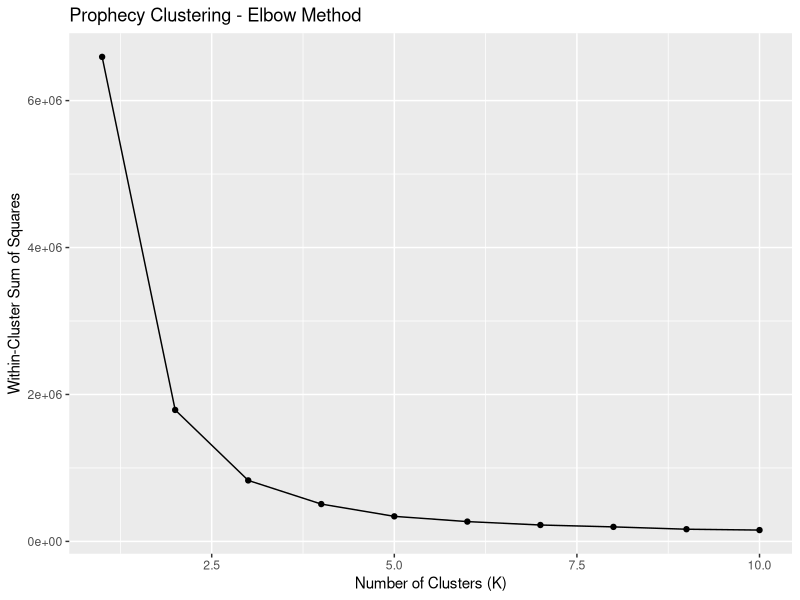

This chart was generated by the following R code: (Note: this script raises an error after producing the figure.)
# Question 3: 

# Loading required libraries
library(ggplot2)
library(cluster)

# Setting the seed for reproducibility
set.seed(42)

# Create a random dataset with specified ranges for columns
num_demigods <- 500
num_powers <- 10

# Generate random values for powers 1 to 4 (Strength: -10 to 10)
power_strength_1to4 <- runif(num_demigods * 4, min = -10, max = 10)

# Generate random values for powers 5 to 8 (Speed: 10 to 20)
power_speed_5to8 <- runif(num_demigods * 4, min = 10, max = 20)

# Generate random values for powers 9 to 10 (Intelligence: -100 to 100)
power_intelligence_9to10 <- runif(num_demigods * 2, min = -100, max = 100)

# Combining all powers into the final dataset
half_blood_powers <- cbind(power_strength_1to4, power_speed_5to8, power_intelligence_9to10)

# i)  Applying Prophecy Clustering
prophecy_clusters <- lapply(1:10, function(k) {
  kmeans(half_blood_powers, centers = k)
})

# Extracting total within-cluster sum of squares for each clustering result
within_cluster_sums <- sapply(prophecy_clusters, function(x) x$tot.withinss)

# Plotting distance metric graph for Prophecy Clustering
ggplot(data.frame(K = 1:10, WithinSS = within_cluster_sums), aes(x = K, y = WithinSS)) +
  geom_line() +
  geom_point() +
  labs(title = "Prophecy Clustering - Elbow Method",
       x = "Number of Clusters (K)",
       y = "Within-Cluster Sum of Squares")

# ii) Applying Chiron Clustering (Hierarchical clustering)
chiron_clusters <- hclust(dist(half_blood_powers))

# Plotting distance metric graph for Chiron Clustering
ggdendrogram(chiron_clusters)
